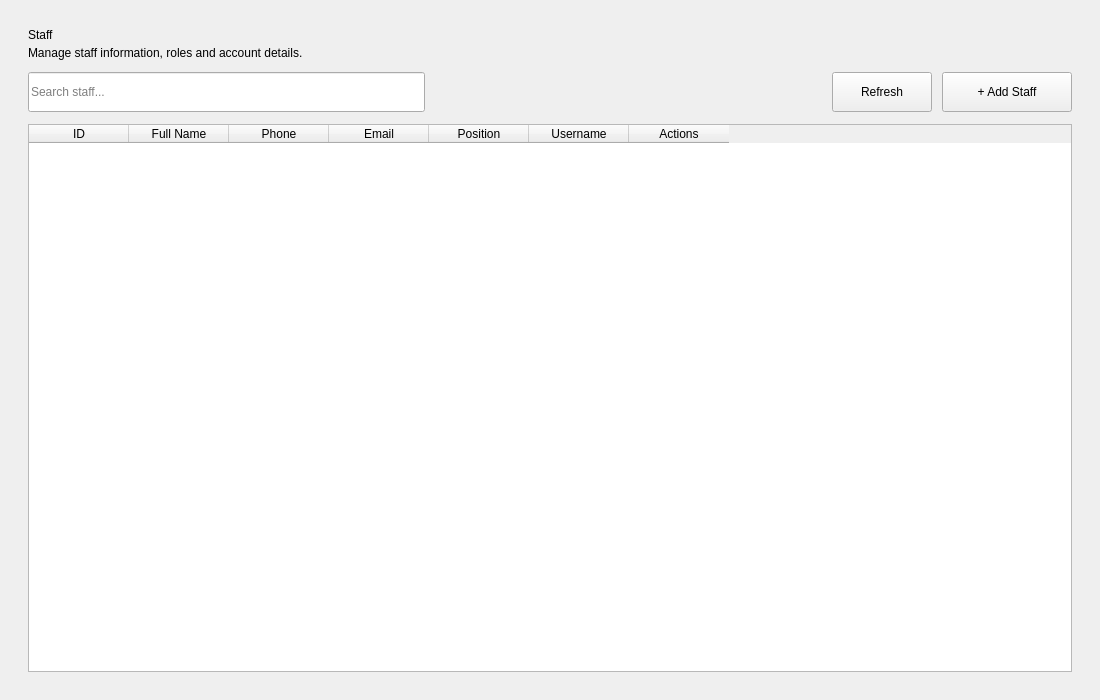
<?xml version="1.0" encoding="UTF-8"?>
<ui version="4.0">
    <class>StaffPage</class>

    <widget class="QWidget" name="StaffPage">

        <property name="geometry">
            <rect>
                <x>0</x>
                <y>0</y>
                <width>1100</width>
                <height>700</height>
            </rect>
        </property>

        <property name="windowTitle">
            <string>Staff</string>
        </property>

        <layout class="QVBoxLayout" name="verticalLayout">

            <property name="spacing">
                <number>12</number>
            </property>

            <property name="leftMargin">
                <number>28</number>
            </property>

            <property name="topMargin">
                <number>28</number>
            </property>

            <property name="rightMargin">
                <number>28</number>
            </property>

            <property name="bottomMargin">
                <number>28</number>
            </property>

            <!-- Header -->
            <item>
                <layout class="QVBoxLayout" name="headerLayout">

                    <property name="spacing">
                        <number>4</number>
                    </property>

                    <item>
                        <widget class="QLabel" name="lblTitle">
                            <property name="text">
                                <string>Staff</string>
                            </property>
                        </widget>
                    </item>

                    <item>
                        <widget class="QLabel" name="lblSubtitle">
                            <property name="text">
                                <string>Manage staff information, roles and account details.</string>
                            </property>
                        </widget>
                    </item>

                </layout>
            </item>

            <!-- Toolbar -->
            <item>
                <layout class="QHBoxLayout" name="toolbarLayout">

                    <property name="spacing">
                        <number>10</number>
                    </property>

                    <item>
                        <widget class="QLineEdit" name="txtSearch">

                            <property name="minimumSize">
                                <size>
                                    <width>300</width>
                                    <height>40</height>
                                </size>
                            </property>

                            <property name="placeholderText">
                                <string>Search staff...</string>
                            </property>

                        </widget>
                    </item>

                    <item>
                        <spacer name="horizontalSpacer">

                            <property name="orientation">
                                <enum>Qt::Horizontal</enum>
                            </property>

                            <property name="sizeHint" stdset="0">
                                <size>
                                    <width>40</width>
                                    <height>20</height>
                                </size>
                            </property>

                        </spacer>
                    </item>

                    <item>
                        <widget class="QPushButton" name="btnRefresh">

                            <property name="minimumSize">
                                <size>
                                    <width>100</width>
                                    <height>40</height>
                                </size>
                            </property>

                            <property name="text">
                                <string>Refresh</string>
                            </property>

                        </widget>
                    </item>

                    <item>
                        <widget class="QPushButton" name="btnAdd">

                            <property name="minimumSize">
                                <size>
                                    <width>130</width>
                                    <height>40</height>
                                </size>
                            </property>

                            <property name="text">
                                <string>+ Add Staff</string>
                            </property>

                        </widget>
                    </item>

                </layout>
            </item>

            <!-- Staff Table -->
            <item>
                <widget class="QTableWidget" name="tblStaff">

                    <property name="minimumSize">
                        <size>
                            <width>0</width>
                            <height>450</height>
                        </size>
                    </property>

                    <property name="alternatingRowColors">
                        <bool>true</bool>
                    </property>

                    <property name="selectionMode">
                        <enum>QAbstractItemView::SingleSelection</enum>
                    </property>

                    <property name="selectionBehavior">
                        <enum>QAbstractItemView::SelectRows</enum>
                    </property>

                    <property name="showGrid">
                        <bool>false</bool>
                    </property>

                    <property name="sortingEnabled">
                        <bool>false</bool>
                    </property>

                    <property name="columnCount">
                        <number>7</number>
                    </property>

                    <!-- ID -->
                    <column>
                        <property name="text">
                            <string>ID</string>
                        </property>
                        <property name="width">
                            <number>60</number>
                        </property>
                    </column>

                    <!-- Full Name -->
                    <column>
                        <property name="text">
                            <string>Full Name</string>
                        </property>
                        <property name="width">
                            <number>190</number>
                        </property>
                    </column>

                    <!-- Phone -->
                    <column>
                        <property name="text">
                            <string>Phone</string>
                        </property>
                        <property name="width">
                            <number>130</number>
                        </property>
                    </column>

                    <!-- Email -->
                    <column>
                        <property name="text">
                            <string>Email</string>
                        </property>
                        <property name="width">
                            <number>220</number>
                        </property>
                    </column>

                    <!-- Position -->
                    <column>
                        <property name="text">
                            <string>Position</string>
                        </property>
                        <property name="width">
                            <number>150</number>
                        </property>
                    </column>

                    <!-- Username -->
                    <column>
                        <property name="text">
                            <string>Username</string>
                        </property>
                        <property name="width">
                            <number>140</number>
                        </property>
                    </column>

                    <!-- Actions -->
                    <column>
                        <property name="text">
                            <string>Actions</string>
                        </property>
                        <property name="width">
                            <number>150</number>
                        </property>
                    </column>

                </widget>
            </item>

        </layout>

    </widget>

    <resources/>
    <connections/>
</ui>
